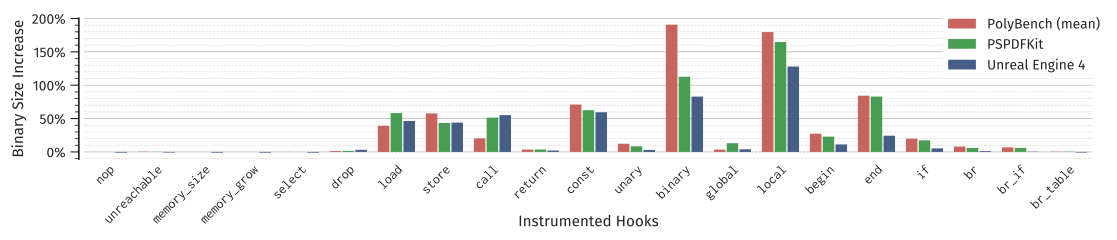

Write the Python code that produced this figure.
#!/usr/bin/python
import csv
import pandas as pd
import numpy as np
import matplotlib as mpl
import matplotlib.pyplot as plt
import seaborn as sns
import scipy as sp

mpl.font_manager.USE_FONTCONFIG=True

mpl.rcParams['pdf.fonttype'] = 42
mpl.rcParams['ps.fonttype'] = 42
# mpl.rcParams['text.usetex'] = True
# from matplotlib import font_manager
# font_manager.USE_FONTCONFIG = True

# flist = mpl.font_manager.get_fontconfig_fonts()
# print flist
# names = [(fname, mpl.font_manager.FontProperties(fname=fname).get_name()) for fname in flist]
# print names


# font = matplotlib.font_manager.FontProperties(family='Fira Sans')
# file = matplotlib.font_manager.findfont(font)
# print file

# print pd.__version__

df = pd.read_csv("code-size.csv", skipinitialspace=True)

# drop some columns and rows that add clutter
df = df.drop(["path"], axis=1)

# add program_group column that combines all polybench programs into one and gives more readable names
df.loc[df.program == "pspdfkit", "program_group"] = "PSPDFKit"
df.loc[df.program == "UE4Game-HTML5-Shipping", "program_group"] = "Unreal Engine 4"
df.loc[(df.program != "pspdfkit") & (df.program != "UE4Game-HTML5-Shipping"), "program_group"] = "PolyBench (mean)"

print df
df = df.groupby(["program_group", "hooks"]).bytes.mean().reset_index()
print df

# add overhead column that is relative to the original size
for i, row in df.iterrows():
	original_bytes = df[(df.hooks == "original") & (df.program_group == row.program_group)].bytes
	assert len(original_bytes) == 1
	original_bytes = original_bytes.iloc[0]
	df.ix[i, "overhead"] = (row.bytes - original_bytes) / (original_bytes / 100.0)

# df.replace("br_table","   br_table",inplace=True)
# print df[df.hooks == "all"].groupby("program").median()

print df.groupby(["hooks"]).overhead.min()
print df.groupby(["hooks"]).overhead.max()
print df.groupby(["hooks", "program_group"]).overhead.mean().reset_index()
# df_ = df.groupby(["hooks", "program"]).median().reset_index()
# print df_[(df_.overhead < 1.1) & (df_.overhead > 1.01)]
# print df_[(df_.hooks == "all")]

# custom hooks sort order
df.program_group = pd.Categorical(df.program_group, ["PolyBench (mean)", "PSPDFKit", "Unreal Engine 4"])
df.hooks = pd.Categorical(df.hooks, [
	# "start",
	# "none",
	"nop",
	"unreachable",	
	"memory_size",
	"memory_grow",
	"select",
	"drop",
	"load",
	"store",
	"call",
	"return",
	"const",
	"unary",
	"binary",
	"global",
	"local",
	"begin",
	"end",
	"if",
	"br",
	"br_if",
	"br_table",
	# "all",
])

# print df
# print df.dtypes

sns.set_style("ticks")
sns.set_palette(
	sns.xkcd_palette(["pale red", "medium green", "denim blue"])
	# sns.color_palette("Set1", n_colors=3)
)

fp = mpl.font_manager.FontProperties(fname="/usr/share/fonts/truetype/fira/FiraSans-Regular.ttf")
# print fp
print mpl.font_manager.findfont("Fira Sans")

g = sns.factorplot(x="hooks", y="overhead", hue="program_group", kind="bar", aspect=5, size=2.2, data=df, legend=False,
	# estimator=sp.stats.gmean,	
	# errwidth=0,
	# capsize=.1
)
g.ax.yaxis.set_minor_locator(mpl.ticker.AutoMinorLocator())
g.despine(offset=4,bottom=True)
plt.xlabel("Instrumented Hooks", fontproperties=fp, fontsize=11,
	labelpad=-8
)
plt.ylabel("Binary Size Increase", fontproperties=fp, fontsize=11,
#	position=(0,.3)
)
legend = plt.legend(
	loc="upper right",
	bbox_to_anchor=(1.02, 1.1),
	frameon=1,
	framealpha=1,
	prop=fp,
	fontsize=11
)
legend.get_frame().set_linewidth(0)
plt.tick_params(axis='x', 
	bottom=False, # ticks along the bottom edge are off
	labelbottom=True)
# plt.ylim((0,200))
g.ax.yaxis.grid(b=True,which="major",color=".7",linewidth=.5)
g.ax.yaxis.grid(b=True,which="minor",color=".85",linewidth=.5,linestyle="--")
# plt.axhline(y=0,linewidth=.7,color="black")
# g.set_xticklabels(rotation=45, ha="center", position=(0,-.02), fontproperties="Inconsolata",fontsize="11", rotation_mode="anchor")
g.set_xticklabels(fontproperties="Inconsolata",fontsize="10",
	rotation=45,
	rotation_mode="anchor",
	ha="right",
	position=(0,0.06),
)
g.set_yticklabels([ str(int(label)) + "%" for label in g.ax.get_yticks()], fontproperties=fp)

def change_width(ax, new_value) :
    for patch in ax.patches :
        current_width = patch.get_width()
        diff = current_width - new_value

        # we change the bar width
        patch.set_width(new_value)

        # we recenter the bar
        patch.set_x(patch.get_x() + diff * .5)

change_width(g.ax, .24)

g.savefig("code-size.pdf")
